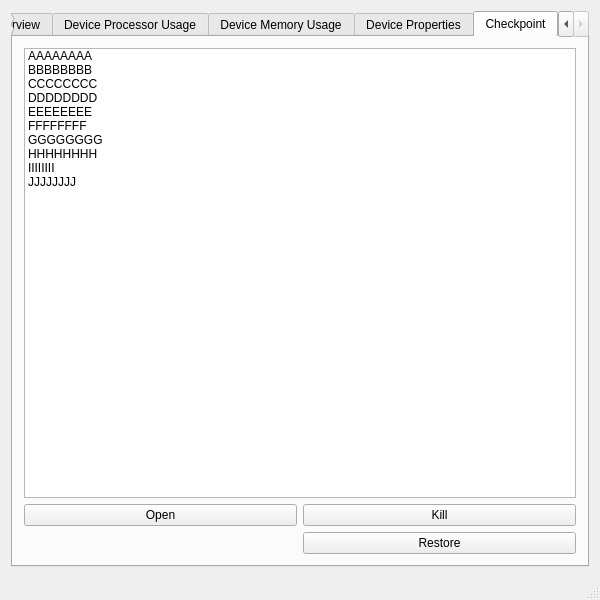
<?xml version="1.0" encoding="UTF-8"?>
<ui version="4.0">
 <class>MainWindow</class>
 <widget class="QMainWindow" name="MainWindow">
  <property name="geometry">
   <rect>
    <x>0</x>
    <y>0</y>
    <width>600</width>
    <height>600</height>
   </rect>
  </property>
  <property name="windowTitle">
   <string>MainWindow</string>
  </property>
  <widget class="QWidget" name="centralWidget">
   <layout class="QGridLayout" name="gridLayout">
    <item row="0" column="0">
     <widget class="QTabWidget" name="tabWidget">
      <property name="currentIndex">
       <number>5</number>
      </property>
      <widget class="QWidget" name="tab">
       <attribute name="title">
        <string>Host Usage Overview</string>
       </attribute>
       <layout class="QGridLayout" name="gridLayout_10">
        <item row="0" column="0">
         <layout class="QGridLayout" name="gridLayout_2"/>
        </item>
       </layout>
      </widget>
      <widget class="QWidget" name="tab_2">
       <attribute name="title">
        <string>Device Usage Overview</string>
       </attribute>
       <layout class="QGridLayout" name="gridLayout_3">
        <item row="0" column="0">
         <layout class="QGridLayout" name="gridLayout_4"/>
        </item>
       </layout>
      </widget>
      <widget class="QWidget" name="tab_3">
       <attribute name="title">
        <string>Device Processor Usage</string>
       </attribute>
       <layout class="QGridLayout" name="gridLayout_5">
        <item row="0" column="0">
         <widget class="QFrame" name="frame">
          <property name="sizePolicy">
           <sizepolicy hsizetype="Preferred" vsizetype="Maximum">
            <horstretch>0</horstretch>
            <verstretch>0</verstretch>
           </sizepolicy>
          </property>
          <property name="frameShape">
           <enum>QFrame::StyledPanel</enum>
          </property>
          <property name="frameShadow">
           <enum>QFrame::Raised</enum>
          </property>
          <layout class="QVBoxLayout" name="verticalLayout">
           <item>
            <widget class="QLabel" name="PU_Label_1">
             <property name="text">
              <string>Device</string>
             </property>
             <property name="alignment">
              <set>Qt::AlignCenter</set>
             </property>
            </widget>
           </item>
           <item>
            <widget class="QComboBox" name="PU_Device_comboBox"/>
           </item>
          </layout>
         </widget>
        </item>
        <item row="0" column="1">
         <widget class="QFrame" name="frame_2">
          <property name="sizePolicy">
           <sizepolicy hsizetype="Preferred" vsizetype="Maximum">
            <horstretch>0</horstretch>
            <verstretch>0</verstretch>
           </sizepolicy>
          </property>
          <property name="frameShape">
           <enum>QFrame::StyledPanel</enum>
          </property>
          <property name="frameShadow">
           <enum>QFrame::Raised</enum>
          </property>
          <layout class="QVBoxLayout" name="verticalLayout_2">
           <item>
            <widget class="QLabel" name="PU_Label_2">
             <property name="text">
              <string>Type</string>
             </property>
             <property name="alignment">
              <set>Qt::AlignCenter</set>
             </property>
            </widget>
           </item>
           <item>
            <widget class="QComboBox" name="PU_Type_comboBox">
             <item>
              <property name="text">
               <string>Double</string>
              </property>
             </item>
             <item>
              <property name="text">
               <string>Single</string>
              </property>
             </item>
             <item>
              <property name="text">
               <string>Int</string>
              </property>
             </item>
             <item>
              <property name="text">
               <string>Long</string>
              </property>
             </item>
            </widget>
           </item>
          </layout>
         </widget>
        </item>
        <item row="1" column="0" colspan="2">
         <layout class="QGridLayout" name="gridLayout_6"/>
        </item>
       </layout>
      </widget>
      <widget class="QWidget" name="tab_4">
       <attribute name="title">
        <string>Device Memory Usage</string>
       </attribute>
       <layout class="QGridLayout" name="gridLayout_7">
        <item row="0" column="0">
         <widget class="QFrame" name="frame_3">
          <property name="sizePolicy">
           <sizepolicy hsizetype="Preferred" vsizetype="Maximum">
            <horstretch>0</horstretch>
            <verstretch>0</verstretch>
           </sizepolicy>
          </property>
          <property name="frameShape">
           <enum>QFrame::StyledPanel</enum>
          </property>
          <property name="frameShadow">
           <enum>QFrame::Raised</enum>
          </property>
          <layout class="QVBoxLayout" name="verticalLayout_3">
           <item>
            <widget class="QLabel" name="MU_Device_Label">
             <property name="text">
              <string>Device</string>
             </property>
             <property name="alignment">
              <set>Qt::AlignCenter</set>
             </property>
            </widget>
           </item>
           <item>
            <widget class="QComboBox" name="MU_Device_comboBox"/>
           </item>
          </layout>
         </widget>
        </item>
        <item row="1" column="0">
         <layout class="QGridLayout" name="gridLayout_9">
          <item row="1" column="0">
           <widget class="QGroupBox" name="groupBox_4">
            <property name="title">
             <string>Device Global ↔ Shared Memory</string>
            </property>
            <property name="alignment">
             <set>Qt::AlignLeading|Qt::AlignLeft|Qt::AlignVCenter</set>
            </property>
            <layout class="QGridLayout" name="gridLayout_12">
             <item row="1" column="0">
              <widget class="QLabel" name="label_36">
               <property name="text">
                <string>Shared to Global</string>
               </property>
               <property name="alignment">
                <set>Qt::AlignRight|Qt::AlignTrailing|Qt::AlignVCenter</set>
               </property>
              </widget>
             </item>
             <item row="0" column="0">
              <widget class="QLabel" name="label_35">
               <property name="text">
                <string>Global to Shared</string>
               </property>
               <property name="alignment">
                <set>Qt::AlignRight|Qt::AlignTrailing|Qt::AlignVCenter</set>
               </property>
              </widget>
             </item>
             <item row="0" column="2">
              <widget class="QLabel" name="label_43">
               <property name="text">
                <string/>
               </property>
              </widget>
             </item>
             <item row="1" column="2">
              <widget class="QLabel" name="label_44">
               <property name="text">
                <string/>
               </property>
              </widget>
             </item>
             <item row="0" column="1">
              <layout class="QGridLayout" name="gridLayout_17"/>
             </item>
             <item row="1" column="1">
              <layout class="QGridLayout" name="gridLayout_18"/>
             </item>
            </layout>
           </widget>
          </item>
          <item row="2" column="0">
           <widget class="QGroupBox" name="groupBox_5">
            <property name="title">
             <string>Device Shared ↔ Register</string>
            </property>
            <property name="alignment">
             <set>Qt::AlignLeading|Qt::AlignLeft|Qt::AlignVCenter</set>
            </property>
            <layout class="QGridLayout" name="gridLayout_13">
             <item row="0" column="0">
              <widget class="QLabel" name="label_37">
               <property name="text">
                <string>Shared to Register</string>
               </property>
               <property name="alignment">
                <set>Qt::AlignRight|Qt::AlignTrailing|Qt::AlignVCenter</set>
               </property>
              </widget>
             </item>
             <item row="1" column="0">
              <widget class="QLabel" name="label_38">
               <property name="text">
                <string>Register to Shared</string>
               </property>
               <property name="alignment">
                <set>Qt::AlignRight|Qt::AlignTrailing|Qt::AlignVCenter</set>
               </property>
              </widget>
             </item>
             <item row="0" column="2">
              <widget class="QLabel" name="label_45">
               <property name="text">
                <string/>
               </property>
              </widget>
             </item>
             <item row="1" column="2">
              <widget class="QLabel" name="label_46">
               <property name="text">
                <string/>
               </property>
              </widget>
             </item>
             <item row="0" column="1">
              <layout class="QGridLayout" name="gridLayout_19"/>
             </item>
             <item row="1" column="1">
              <layout class="QGridLayout" name="gridLayout_20"/>
             </item>
            </layout>
           </widget>
          </item>
          <item row="0" column="0">
           <widget class="QGroupBox" name="groupBox_3">
            <property name="title">
             <string>Host ↔ Device Global Memory</string>
            </property>
            <property name="alignment">
             <set>Qt::AlignLeading|Qt::AlignLeft|Qt::AlignVCenter</set>
            </property>
            <layout class="QGridLayout" name="gridLayout_11">
             <item row="0" column="0">
              <widget class="QLabel" name="label_33">
               <property name="text">
                <string>Host to Device</string>
               </property>
               <property name="alignment">
                <set>Qt::AlignRight|Qt::AlignTrailing|Qt::AlignVCenter</set>
               </property>
              </widget>
             </item>
             <item row="1" column="0">
              <widget class="QLabel" name="label_34">
               <property name="text">
                <string>Device to Host</string>
               </property>
               <property name="alignment">
                <set>Qt::AlignRight|Qt::AlignTrailing|Qt::AlignVCenter</set>
               </property>
              </widget>
             </item>
             <item row="0" column="2">
              <widget class="QLabel" name="label_41">
               <property name="text">
                <string/>
               </property>
              </widget>
             </item>
             <item row="1" column="2">
              <widget class="QLabel" name="label_42">
               <property name="text">
                <string/>
               </property>
              </widget>
             </item>
             <item row="0" column="1">
              <layout class="QGridLayout" name="gridLayout_15"/>
             </item>
             <item row="1" column="1">
              <layout class="QGridLayout" name="gridLayout_16"/>
             </item>
            </layout>
           </widget>
          </item>
          <item row="3" column="0">
           <widget class="QGroupBox" name="groupBox_6">
            <property name="title">
             <string>Device Global ↔ Register</string>
            </property>
            <property name="alignment">
             <set>Qt::AlignLeading|Qt::AlignLeft|Qt::AlignVCenter</set>
            </property>
            <layout class="QGridLayout" name="gridLayout_14">
             <item row="1" column="0">
              <widget class="QLabel" name="label_40">
               <property name="text">
                <string>Register to Global</string>
               </property>
               <property name="alignment">
                <set>Qt::AlignRight|Qt::AlignTrailing|Qt::AlignVCenter</set>
               </property>
              </widget>
             </item>
             <item row="0" column="0">
              <widget class="QLabel" name="label_39">
               <property name="text">
                <string>Global to Register</string>
               </property>
               <property name="alignment">
                <set>Qt::AlignRight|Qt::AlignTrailing|Qt::AlignVCenter</set>
               </property>
              </widget>
             </item>
             <item row="0" column="2">
              <widget class="QLabel" name="label_47">
               <property name="text">
                <string/>
               </property>
              </widget>
             </item>
             <item row="1" column="2">
              <widget class="QLabel" name="label_48">
               <property name="text">
                <string/>
               </property>
              </widget>
             </item>
             <item row="0" column="1">
              <layout class="QGridLayout" name="gridLayout_21"/>
             </item>
             <item row="1" column="1">
              <layout class="QGridLayout" name="gridLayout_22"/>
             </item>
            </layout>
           </widget>
          </item>
         </layout>
        </item>
       </layout>
      </widget>
      <widget class="QWidget" name="tab_5">
       <attribute name="title">
        <string>Device Properties</string>
       </attribute>
       <layout class="QGridLayout" name="gridLayout_8">
        <item row="1" column="0">
         <widget class="QGroupBox" name="groupBox">
          <property name="sizePolicy">
           <sizepolicy hsizetype="Maximum" vsizetype="Preferred">
            <horstretch>0</horstretch>
            <verstretch>0</verstretch>
           </sizepolicy>
          </property>
          <property name="title">
           <string/>
          </property>
          <layout class="QVBoxLayout" name="verticalLayout_5">
           <item>
            <widget class="QLabel" name="label">
             <property name="text">
              <string>Name</string>
             </property>
             <property name="alignment">
              <set>Qt::AlignRight|Qt::AlignTrailing|Qt::AlignVCenter</set>
             </property>
            </widget>
           </item>
           <item>
            <widget class="QLabel" name="label_2">
             <property name="text">
              <string>Compute Capability</string>
             </property>
             <property name="alignment">
              <set>Qt::AlignRight|Qt::AlignTrailing|Qt::AlignVCenter</set>
             </property>
            </widget>
           </item>
           <item>
            <widget class="QLabel" name="label_3">
             <property name="text">
              <string>Clock Rate</string>
             </property>
             <property name="alignment">
              <set>Qt::AlignRight|Qt::AlignTrailing|Qt::AlignVCenter</set>
             </property>
            </widget>
           </item>
           <item>
            <widget class="QLabel" name="label_4">
             <property name="text">
              <string>Streaming Multiprocessors</string>
             </property>
             <property name="alignment">
              <set>Qt::AlignRight|Qt::AlignTrailing|Qt::AlignVCenter</set>
             </property>
            </widget>
           </item>
           <item>
            <widget class="QLabel" name="label_5">
             <property name="text">
              <string>Warp Size</string>
             </property>
             <property name="alignment">
              <set>Qt::AlignRight|Qt::AlignTrailing|Qt::AlignVCenter</set>
             </property>
            </widget>
           </item>
           <item>
            <widget class="QLabel" name="label_6">
             <property name="text">
              <string>Max. Threads per SM</string>
             </property>
             <property name="alignment">
              <set>Qt::AlignRight|Qt::AlignTrailing|Qt::AlignVCenter</set>
             </property>
            </widget>
           </item>
           <item>
            <widget class="QLabel" name="label_7">
             <property name="text">
              <string>Max. Threads per Block</string>
             </property>
             <property name="alignment">
              <set>Qt::AlignRight|Qt::AlignTrailing|Qt::AlignVCenter</set>
             </property>
            </widget>
           </item>
           <item>
            <widget class="QLabel" name="label_8">
             <property name="text">
              <string>Max. Thread Dimension</string>
             </property>
             <property name="alignment">
              <set>Qt::AlignRight|Qt::AlignTrailing|Qt::AlignVCenter</set>
             </property>
            </widget>
           </item>
           <item>
            <widget class="QLabel" name="label_9">
             <property name="text">
              <string>Max. Grid Dimension</string>
             </property>
             <property name="alignment">
              <set>Qt::AlignRight|Qt::AlignTrailing|Qt::AlignVCenter</set>
             </property>
            </widget>
           </item>
           <item>
            <widget class="QLabel" name="label_10">
             <property name="text">
              <string>Max. Registers per SM</string>
             </property>
             <property name="alignment">
              <set>Qt::AlignRight|Qt::AlignTrailing|Qt::AlignVCenter</set>
             </property>
            </widget>
           </item>
           <item>
            <widget class="QLabel" name="label_11">
             <property name="text">
              <string>Max. Registers per Block</string>
             </property>
             <property name="alignment">
              <set>Qt::AlignRight|Qt::AlignTrailing|Qt::AlignVCenter</set>
             </property>
            </widget>
           </item>
           <item>
            <widget class="QLabel" name="label_12">
             <property name="text">
              <string>Max. Shared Memory per SM</string>
             </property>
             <property name="alignment">
              <set>Qt::AlignRight|Qt::AlignTrailing|Qt::AlignVCenter</set>
             </property>
            </widget>
           </item>
           <item>
            <widget class="QLabel" name="label_13">
             <property name="text">
              <string>Max. Shared Memory per Block</string>
             </property>
             <property name="alignment">
              <set>Qt::AlignRight|Qt::AlignTrailing|Qt::AlignVCenter</set>
             </property>
            </widget>
           </item>
           <item>
            <widget class="QLabel" name="label_14">
             <property name="text">
              <string>Concurrent Kernels</string>
             </property>
             <property name="alignment">
              <set>Qt::AlignRight|Qt::AlignTrailing|Qt::AlignVCenter</set>
             </property>
            </widget>
           </item>
           <item>
            <widget class="QLabel" name="label_15">
             <property name="text">
              <string/>
             </property>
             <property name="alignment">
              <set>Qt::AlignRight|Qt::AlignTrailing|Qt::AlignVCenter</set>
             </property>
            </widget>
           </item>
           <item>
            <widget class="QLabel" name="label_16">
             <property name="text">
              <string/>
             </property>
             <property name="alignment">
              <set>Qt::AlignRight|Qt::AlignTrailing|Qt::AlignVCenter</set>
             </property>
            </widget>
           </item>
          </layout>
         </widget>
        </item>
        <item row="1" column="1">
         <widget class="QGroupBox" name="groupBox_2">
          <property name="title">
           <string/>
          </property>
          <layout class="QVBoxLayout" name="verticalLayout_6">
           <item>
            <widget class="QLabel" name="label_17">
             <property name="text">
              <string/>
             </property>
            </widget>
           </item>
           <item>
            <widget class="QLabel" name="label_18">
             <property name="text">
              <string/>
             </property>
            </widget>
           </item>
           <item>
            <widget class="QLabel" name="label_19">
             <property name="text">
              <string/>
             </property>
            </widget>
           </item>
           <item>
            <widget class="QLabel" name="label_20">
             <property name="text">
              <string/>
             </property>
            </widget>
           </item>
           <item>
            <widget class="QLabel" name="label_21">
             <property name="text">
              <string/>
             </property>
            </widget>
           </item>
           <item>
            <widget class="QLabel" name="label_22">
             <property name="text">
              <string/>
             </property>
            </widget>
           </item>
           <item>
            <widget class="QLabel" name="label_23">
             <property name="text">
              <string/>
             </property>
            </widget>
           </item>
           <item>
            <widget class="QLabel" name="label_24">
             <property name="text">
              <string/>
             </property>
            </widget>
           </item>
           <item>
            <widget class="QLabel" name="label_25">
             <property name="text">
              <string/>
             </property>
            </widget>
           </item>
           <item>
            <widget class="QLabel" name="label_26">
             <property name="text">
              <string/>
             </property>
            </widget>
           </item>
           <item>
            <widget class="QLabel" name="label_27">
             <property name="text">
              <string/>
             </property>
            </widget>
           </item>
           <item>
            <widget class="QLabel" name="label_28">
             <property name="text">
              <string/>
             </property>
            </widget>
           </item>
           <item>
            <widget class="QLabel" name="label_29">
             <property name="text">
              <string/>
             </property>
            </widget>
           </item>
           <item>
            <widget class="QLabel" name="label_30">
             <property name="text">
              <string/>
             </property>
            </widget>
           </item>
           <item>
            <widget class="QLabel" name="label_31">
             <property name="text">
              <string/>
             </property>
            </widget>
           </item>
           <item>
            <widget class="QLabel" name="label_32">
             <property name="text">
              <string/>
             </property>
            </widget>
           </item>
          </layout>
         </widget>
        </item>
        <item row="0" column="0" colspan="2">
         <widget class="QFrame" name="frame_4">
          <property name="sizePolicy">
           <sizepolicy hsizetype="Preferred" vsizetype="Maximum">
            <horstretch>0</horstretch>
            <verstretch>0</verstretch>
           </sizepolicy>
          </property>
          <property name="frameShape">
           <enum>QFrame::StyledPanel</enum>
          </property>
          <property name="frameShadow">
           <enum>QFrame::Raised</enum>
          </property>
          <layout class="QVBoxLayout" name="verticalLayout_4">
           <item>
            <widget class="QLabel" name="Prop_Label">
             <property name="text">
              <string>Device</string>
             </property>
             <property name="alignment">
              <set>Qt::AlignCenter</set>
             </property>
            </widget>
           </item>
           <item>
            <widget class="QComboBox" name="Prop_Device_comboBox"/>
           </item>
          </layout>
         </widget>
        </item>
       </layout>
      </widget>
      <widget class="QWidget" name="tab_6">
       <attribute name="title">
        <string>Checkpoint</string>
       </attribute>
       <layout class="QGridLayout" name="gridLayout_23">
        <item row="3" column="0">
         <widget class="QPushButton" name="pushButton">
          <property name="text">
           <string>Open</string>
          </property>
         </widget>
        </item>
        <item row="5" column="0">
         <widget class="QLabel" name="label_49">
          <property name="text">
           <string/>
          </property>
         </widget>
        </item>
        <item row="3" column="1">
         <widget class="QPushButton" name="pushButton_2">
          <property name="text">
           <string>Kill</string>
          </property>
         </widget>
        </item>
        <item row="2" column="0" colspan="2">
         <widget class="QListWidget" name="listWidget">
          <item>
           <property name="text">
            <string>AAAAAAAA</string>
           </property>
          </item>
          <item>
           <property name="text">
            <string>BBBBBBBB</string>
           </property>
          </item>
          <item>
           <property name="text">
            <string>CCCCCCCC</string>
           </property>
          </item>
          <item>
           <property name="text">
            <string>DDDDDDDD</string>
           </property>
          </item>
          <item>
           <property name="text">
            <string>EEEEEEEE</string>
           </property>
          </item>
          <item>
           <property name="text">
            <string>FFFFFFFF</string>
           </property>
          </item>
          <item>
           <property name="text">
            <string>GGGGGGGG</string>
           </property>
          </item>
          <item>
           <property name="text">
            <string>HHHHHHHH</string>
           </property>
          </item>
          <item>
           <property name="text">
            <string>IIIIIIII</string>
           </property>
          </item>
          <item>
           <property name="text">
            <string>JJJJJJJJ</string>
           </property>
          </item>
         </widget>
        </item>
        <item row="5" column="1">
         <widget class="QPushButton" name="pushButton_3">
          <property name="text">
           <string>Restore</string>
          </property>
         </widget>
        </item>
       </layout>
      </widget>
     </widget>
    </item>
   </layout>
  </widget>
  <widget class="QMenuBar" name="menuBar">
   <property name="geometry">
    <rect>
     <x>0</x>
     <y>0</y>
     <width>600</width>
     <height>21</height>
    </rect>
   </property>
  </widget>
  <widget class="QStatusBar" name="statusBar"/>
 </widget>
 <layoutdefault spacing="6" margin="11"/>
 <resources/>
 <connections/>
</ui>
